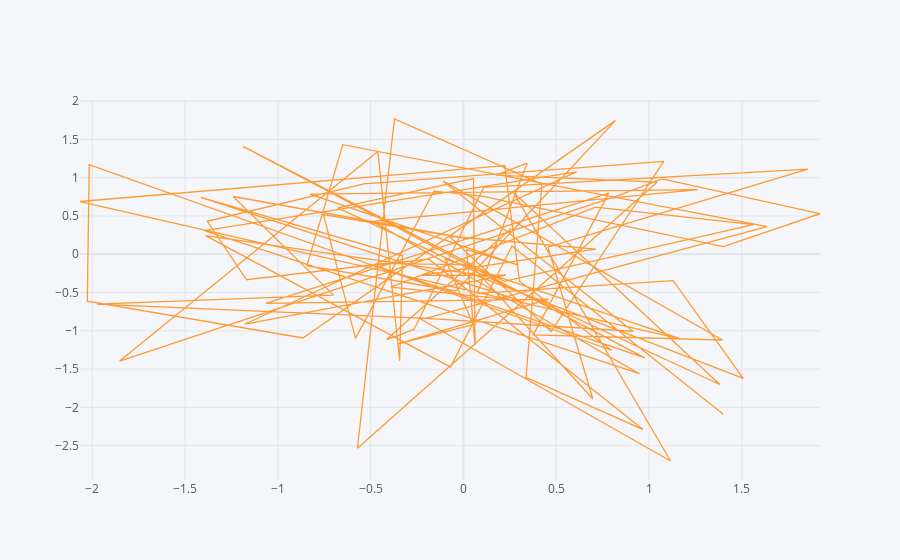

The code cell stored with this chart in its notebook:
### Code cell
dataset1.iplot(kind='scatter',x='a',y='c')
